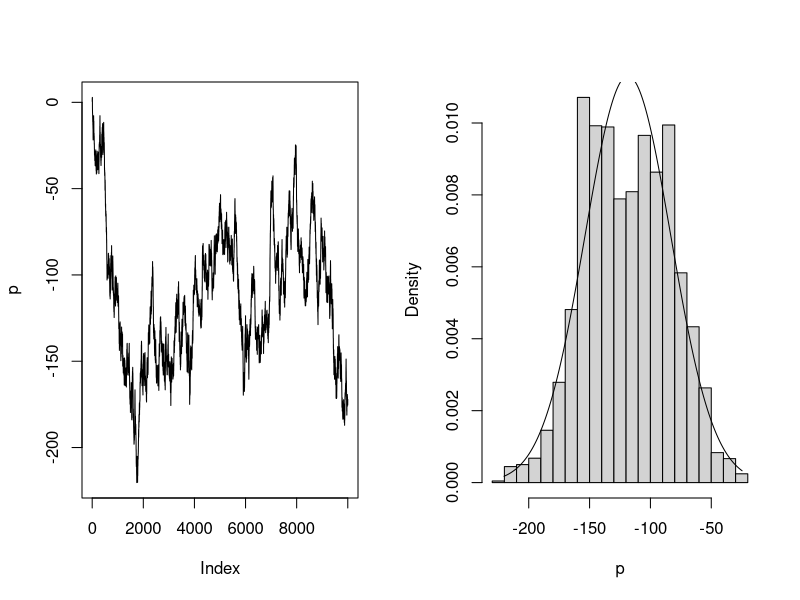

This figure's R source:
####   贝叶斯统计 韦来生第二版 例 6.5.5 独立抽样--混合正态模型
rm(list=ls())
m <- 10000  #length of chain
xt <- numeric(m)
p <- .2                #mixing parameter
n <- 30               #sample size
mu <- c(0, 5)      #parameters of the normal densities
sigma <- c(1, 1)

sigma_p = c(0.5,1,2,4,.8) #variance of the proposal distribution

# generate the observed sample
i <- sample(1:2, size=n, replace=TRUE, prob=c(p, 1-p))
x <- rnorm(n, mu[i], sigma[i])

# generate the independence sampler chain
u <- runif(m)
xt[1] <- .5
k=0
for (i in 2:m) {
  y <- rnorm(1, xt[i-1], sigma_p[3])
  fy <- y * dnorm(x, mu[1], sigma[1]) +
    (1-y) * dnorm(x, mu[2], sigma[2])
  fx <- xt[i-1] * dnorm(x, mu[1], sigma[1]) +
    (1-xt[i-1]) * dnorm(x, mu[2], sigma[2])
  
  r <-  exp((y-xt[i-1])^2 / 2*(sigma_p[3])) * prod(fy / fx)
  
  if (u[i] <= r) xt[i] <- y else
    xt[i] <- xt[i-1]
  k=k+1
}

# plot for convergence diagnostic purpose
par(mfrow=c(1,2))
plot(xt, type="l", ylab="p")
hist(xt[1001:m], main="", xlab="p", prob=TRUE)

z = seq(min(xt[1001:m]),max(xt[1001:m]),length=1000)
lines(z,dnorm(z,mean(xt[1001:m]),sd(xt[1001:m])))

print(mean(xt[1001:m]))
print(var(xt[1001:m]))
print(k)/m
